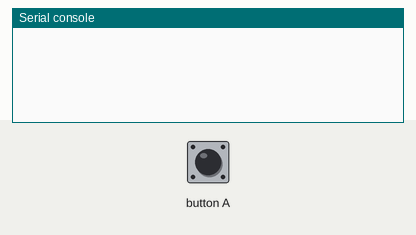
This program was run on a simulated BBC micro:bit running MicroPython. On the bench: the last lines printed to the serial console. Inputs (shaded band) come from the test bench. Random numbers come from a fixed seed; no radio messages arrive unless stated (any console line starting 'radio sent:' is added by the test bench).

Above: at 1.2 s.
1.3 s: button A pressed for 0.15 s
At 2.5 s:
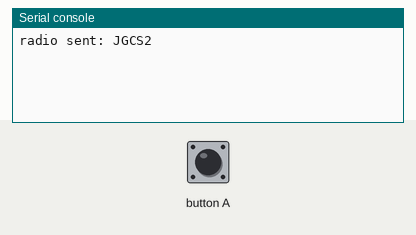
2.9 s: button A pressed for 1 s
At 4.3 s:
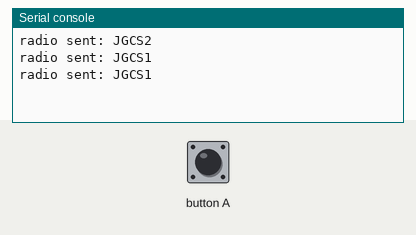
5.4 s: button A pressed for 0.15 s
At 5.8 s:
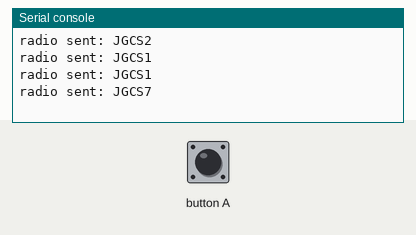
Timing chart, 0 to 8.4 s (numbered marks = the images above; inputs shaded):
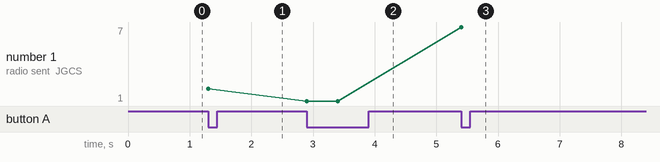

Measured:
- after the input at 1.3 s, the serial console: prints a new line at once (image 1)
- after the input at 2.9 s, the serial console: prints a new line at once (image 2)
- after the input at 5.4 s, the serial console: prints a new line at once (image 3)
- plotted number 1: 2 → 1 after the input at 2.9 s, 1 → 7 after the input at 5.4 s

The program:

retransmission_task1_sender.py
```python
from microbit import *
import random
import radio

radio.on()

#expects string to send
def sendWithError(message, error):
    generated = random.randint(1,100)
    if generated <= error:
        sent = True
    else:
        sent = False

    if sent == False:
        radio.send(message)

    return sent

my_address = "JG"
their_address = "CS"
header = my_address + their_address

# Send packet with error when A is pressed
while True:
    if button_a.is_pressed():
        number_chosen = random.randint(0, 9)
        packet = header + str(number_chosen)

        sendWithError(packet, 20)
        sleep(500)
```
